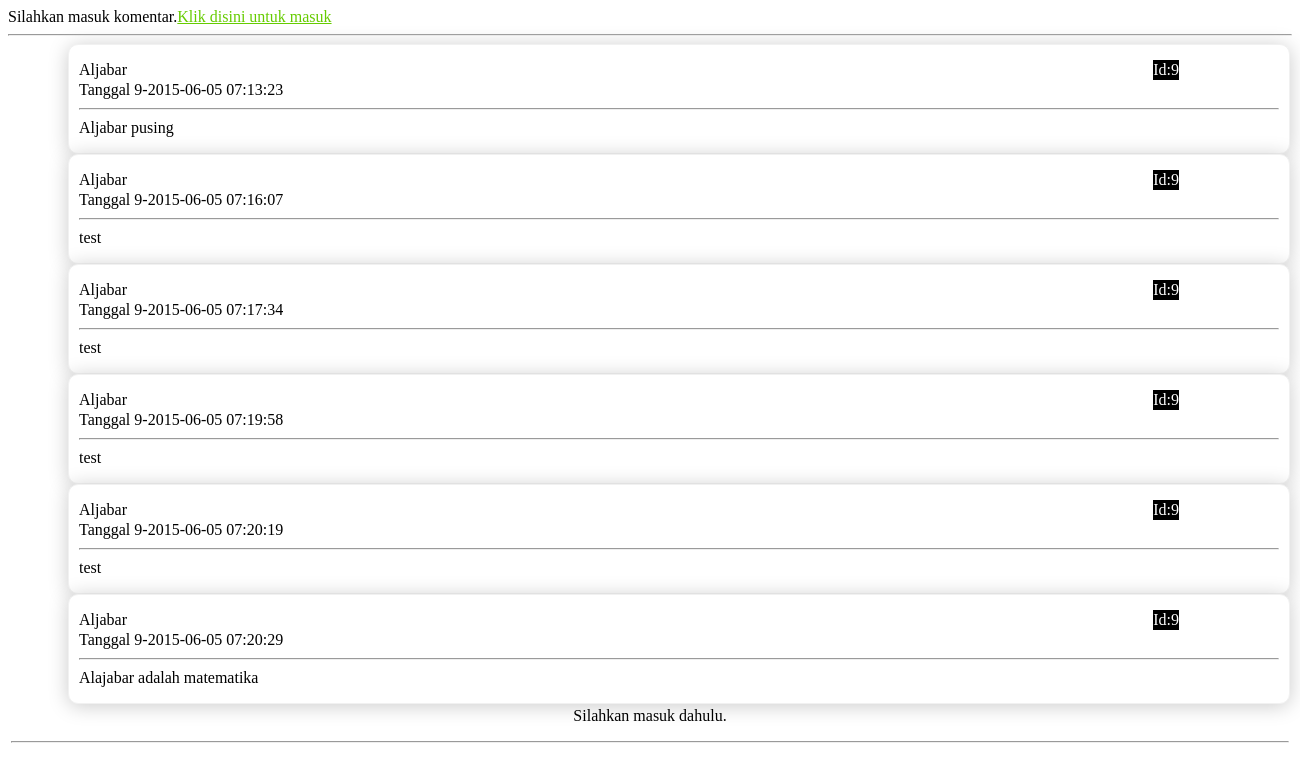
/Discuss_forum/view_topic.php?cid=1&tid=1 (signed in), run on the app's committed database.
### tables this page shows
CREATE TABLE IF NOT EXISTS `post` (
  `id` int(11) NOT NULL AUTO_INCREMENT,
  `teacher_id` int(3) NOT NULL,
  `category_id` tinyint(4) NOT NULL,
  `topic_id` int(11) NOT NULL,
  `post_creator` int(11) NOT NULL,
  `post_content` text NOT NULL,
  `post_date` datetime NOT NULL,
  PRIMARY KEY (`id`)
);

CREATE TABLE IF NOT EXISTS `topics` (
  `id` int(11) NOT NULL AUTO_INCREMENT,
  `category_id` tinyint(33) NOT NULL,
  `topic_title` varchar(33) NOT NULL,
  `topic_creator` int(33) NOT NULL,
  `topic_last_user` int(11) DEFAULT NULL,
  `topic_date` datetime NOT NULL,
  `topic_reply_date` datetime NOT NULL,
  `topic_views` int(11) NOT NULL DEFAULT '0',
  `teacher_id` int(3) NOT NULL,
  PRIMARY KEY (`id`)
);

### Discuss_forum/view_topic.php (the view, shortened to what this page needs)
<link rel="stylesheet" type="text/css" href="style.css" />
<?php
if(!isset($_SESSION['uid'])){
   echo"Silahkan masuk komentar.<a href='index.php'>Klik disini untuk masuk</a>";
}else{
echo"<center><p><font color='brown'>Masuk sebagai ".$_SESSION['username']."</font> |<a href='logout.php'>Keluar</a></p></center>";
}
?>
<hr/>
<div id="content">
<?php
  $cid=$_GET['cid'];
  $tid=$_GET['tid'];
  $sql="select * from topics where category_id='".$cid."' and id='".$tid."' limit 1";
  $res=mysql_query($sql) or die(mysql_error());
  if(mysql_num_rows($res)==1){
  echo"<table width='100%'>";
  if(isset($_SESSION['uid'])){
  echo"<tr><td colspan='2'><input type='submit'id='buttons' value='Komentar' onClick	=\"window.location='post_reply.php?cid=".$cid." &tid=".$tid." '\"/><hr/>";}else{
  echo"<tr><td colspan='2'><center><p>Silahkan masuk dahulu.</p><hr/></center></td></tr>";
  }
  while($row=mysql_fetch_array($res)){
  $sql2="select * from post where category_id='".$cid."'and topic_id='".$tid."'";
  $res2=mysql_query($sql2)or die(mysql_error());
  while($row2=mysql_fetch_assoc($res2)){
  echo" <div id='wrapper'='left'><div class='uinfo'>Id:".$row2['post_creator']." </div>".$row['topic_title']."<br/> Tanggal ".$row2['post_creator']."-".$row2['post_date']."<hr/>".$row2['post_content']." </div>";
  }?>
  <?php
}
  }else{
  echo"<p>Tidak ada topik.</p>";
    }
?>
</div>

### Discuss_forum/style.css (style rules this page uses)
#wrapper { width:800px; margin-left: auto; margin-right:auto; }
a { color:#66CC00; }
#wrapper { width:1200px; padding:10px; padding-top:15px; padding-bottom:15px; margin-left:100px; margin: 0 auto; float:left; border: solid 1px #cbcbcb; background-color: #fff; border:1px solid #F1F1F1;-moz-box-shadow: 0 2px 20px #cbcbcb;-webkit-box-shadow: 0 2px 20px #cbcbcb;-webkit-border-radius: 10px;-moz-border-radius: 10px;border-radius: 10px; line-height:20px; margin-left:60px; }
.uinfo { float:right; margin-right:100px; display:block; color:#FFFFFF; background-color:#000000; }

### data on the page
post: post_creator "9", topic.topic_title "Aljabar", post_date "2015-06-05 07:13:23", post_content "Aljabar pusing"
post: post_creator "9", topic.topic_title "Aljabar", post_date "2015-06-05 07:16:07", post_content "test"
post: post_creator "9", topic.topic_title "Aljabar", post_date "2015-06-05 07:17:34", post_content "test"
post: post_creator "9", topic.topic_title "Aljabar", post_date "2015-06-05 07:19:58", post_content "test"
post: post_creator "9", topic.topic_title "Aljabar", post_date "2015-06-05 07:20:19", post_content "test"
post: post_creator "9", topic.topic_title "Aljabar", post_date "2015-06-05 07:20:29", post_content "Alajabar adalah matematika"
